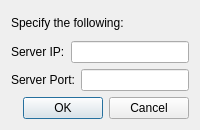
<?xml version="1.0" encoding="UTF-8"?>
<ui version="4.0">
 <class>ServerDialog</class>
 <widget class="QDialog" name="ServerDialog">
  <property name="geometry">
   <rect>
    <x>0</x>
    <y>0</y>
    <width>200</width>
    <height>130</height>
   </rect>
  </property>
  <property name="windowTitle">
   <string>Dialog</string>
  </property>
  <layout class="QGridLayout" name="gridLayout">
   <item row="0" column="0">
    <layout class="QVBoxLayout" name="verticalLayout">
     <item>
      <layout class="QHBoxLayout" name="horizontalLayout">
       <item>
        <widget class="QLabel" name="serverDialogPrompt">
         <property name="maximumSize">
          <size>
           <width>16777215</width>
           <height>57</height>
          </size>
         </property>
         <property name="baseSize">
          <size>
           <width>0</width>
           <height>0</height>
          </size>
         </property>
         <property name="text">
          <string>Specify the following:</string>
         </property>
        </widget>
       </item>
      </layout>
     </item>
     <item>
      <layout class="QHBoxLayout" name="horizontalLayout_2">
       <item>
        <widget class="QLabel" name="serverDialogLabelIP">
         <property name="text">
          <string>Server IP:</string>
         </property>
        </widget>
       </item>
       <item>
        <widget class="QLineEdit" name="serverDialogInputIP"/>
       </item>
      </layout>
     </item>
     <item>
      <layout class="QHBoxLayout" name="horizontalLayout_7">
       <item>
        <widget class="QLabel" name="serverDialogLabelPort">
         <property name="text">
          <string>Server Port:</string>
         </property>
        </widget>
       </item>
       <item>
        <widget class="QLineEdit" name="serverDialogInputPort"/>
       </item>
      </layout>
     </item>
    </layout>
   </item>
   <item row="1" column="0">
    <widget class="QDialogButtonBox" name="buttonBox">
     <property name="orientation">
      <enum>Qt::Horizontal</enum>
     </property>
     <property name="standardButtons">
      <set>QDialogButtonBox::Cancel|QDialogButtonBox::Ok</set>
     </property>
    </widget>
   </item>
  </layout>
 </widget>
 <resources/>
 <connections>
  <connection>
   <sender>buttonBox</sender>
   <signal>accepted()</signal>
   <receiver>ServerDialog</receiver>
   <slot>accept()</slot>
   <hints>
    <hint type="sourcelabel">
     <x>248</x>
     <y>254</y>
    </hint>
    <hint type="destinationlabel">
     <x>157</x>
     <y>274</y>
    </hint>
   </hints>
  </connection>
  <connection>
   <sender>buttonBox</sender>
   <signal>rejected()</signal>
   <receiver>ServerDialog</receiver>
   <slot>reject()</slot>
   <hints>
    <hint type="sourcelabel">
     <x>316</x>
     <y>260</y>
    </hint>
    <hint type="destinationlabel">
     <x>286</x>
     <y>274</y>
    </hint>
   </hints>
  </connection>
 </connections>
</ui>
